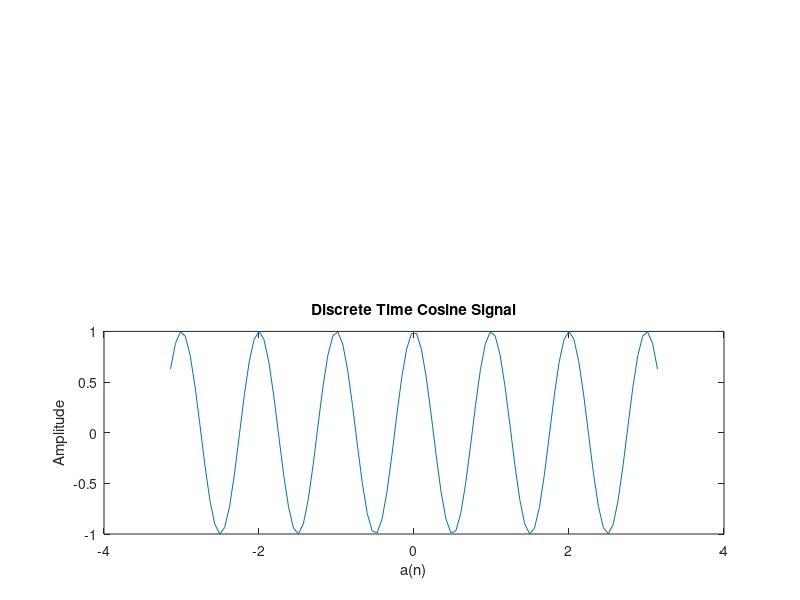

MATLAB code for this plot:
clc;
clear all;
close all;

t= linspace(-pi, pi, 100); 
y= cos(2*pi*t);
subplot(2,1,2);
plot(t,y);
xlabel('a(n)');
ylabel('Amplitude');
title('Discrete Time Cosine Signal');
